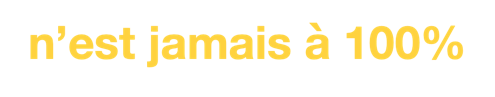
#> input picture img.png, 495 x 97 px
$ python crop.py ../../img.png
#> lines starting #> are read from the running program, lines starting #| are printed output that depends on the picture
import sys
from PIL import Image, ImageChops

def autocrop(path, pad=18, bg=(255, 255, 255)):
#> called with path = '../../img.png', pad = 18, bg = (255, 255, 255)
    img = Image.open(path).convert("RGB")
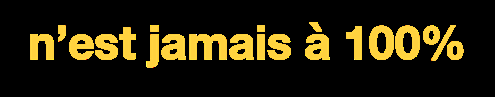
#> img: PIL image 495x97 RGB; mean R, G, B 39.3, 32.6, 9.7
    bg_img = Image.new("RGB", img.size, bg)
#> bg_img: PIL image 495x97 RGB; every value is 255
    diff = ImageChops.difference(img, bg_img)
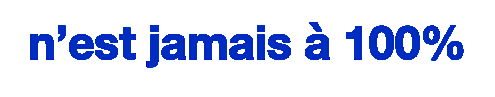
#> diff: PIL image 495x97 RGB; mean R, G, B 215.7, 222.4, 245.3
    bbox = diff.getbbox()
#> bbox = (0, 0, 495, 97)
    if not bbox:
        return
    l, t, r, b = bbox
#> l = 0; t = 0; r = 495; b = 97
    l = max(0, l - pad)
    t = max(0, t - pad)
    r = min(img.width, r + pad)
    b = min(img.height, b + pad)
    img.crop((l, t, r, b)).save(path)
    print(path, "->", (l, t, r, b))
#| ../../img.png -> (0, 0, 495, 97)

for p in sys.argv[1:]:
    autocrop(p)
